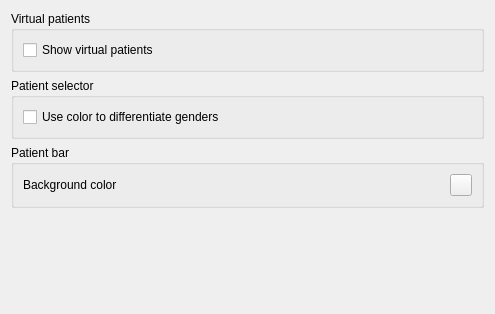
<?xml version="1.0" encoding="UTF-8"?>
<ui version="4.0">
 <class>Agenda::Internal::AgendaPreferencesWidget</class>
 <widget class="QWidget" name="Agenda::Internal::AgendaPreferencesWidget">
  <property name="geometry">
   <rect>
    <x>0</x>
    <y>0</y>
    <width>495</width>
    <height>314</height>
   </rect>
  </property>
  <property name="windowTitle">
   <string>Form</string>
  </property>
  <layout class="QGridLayout" name="gridLayout_4">
   <item row="0" column="1">
    <widget class="QGroupBox" name="groupBox">
     <property name="title">
      <string>Virtual patients</string>
     </property>
     <layout class="QGridLayout" name="gridLayout">
      <item row="2" column="0" colspan="2">
       <widget class="QCheckBox" name="showVirtualPatients">
        <property name="text">
         <string>Show virtual patients</string>
        </property>
       </widget>
      </item>
     </layout>
    </widget>
   </item>
   <item row="1" column="1">
    <widget class="QGroupBox" name="groupBox_2">
     <property name="title">
      <string>Patient selector</string>
     </property>
     <layout class="QGridLayout" name="gridLayout_3">
      <item row="0" column="0">
       <widget class="QCheckBox" name="genderColor">
        <property name="text">
         <string>Use color to differentiate genders</string>
        </property>
       </widget>
      </item>
     </layout>
    </widget>
   </item>
   <item row="3" column="1">
    <spacer name="verticalSpacer">
     <property name="orientation">
      <enum>Qt::Vertical</enum>
     </property>
     <property name="sizeHint" stdset="0">
      <size>
       <width>20</width>
       <height>40</height>
      </size>
     </property>
    </spacer>
   </item>
   <item row="2" column="1">
    <widget class="QGroupBox" name="groupBox_3">
     <property name="title">
      <string>Patient bar</string>
     </property>
     <layout class="QGridLayout" name="gridLayout_2">
      <item row="0" column="0">
       <widget class="QLabel" name="label_2">
        <property name="text">
         <string>Background color</string>
        </property>
       </widget>
      </item>
      <item row="0" column="1">
       <widget class="Utils::ColorButtonChooser" name="patientBarColor">
        <property name="minimumSize">
         <size>
          <width>22</width>
          <height>22</height>
         </size>
        </property>
        <property name="maximumSize">
         <size>
          <width>22</width>
          <height>22</height>
         </size>
        </property>
        <property name="text">
         <string/>
        </property>
       </widget>
      </item>
     </layout>
    </widget>
   </item>
  </layout>
 </widget>
 <customwidgets>
  <customwidget>
   <class>Utils::ColorButtonChooser</class>
   <extends>QPushButton</extends>
   <header location="global">utils/widgets/colorbuttonchooser.h</header>
  </customwidget>
 </customwidgets>
 <resources/>
 <connections/>
</ui>
